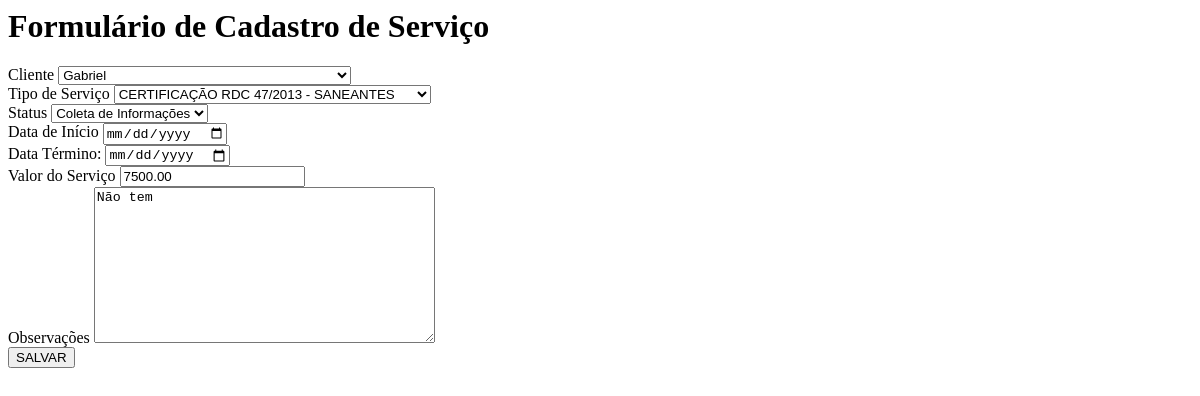
The page /tarefa/12/carregar-formulario/ (signed in) on the database as committed earlier.
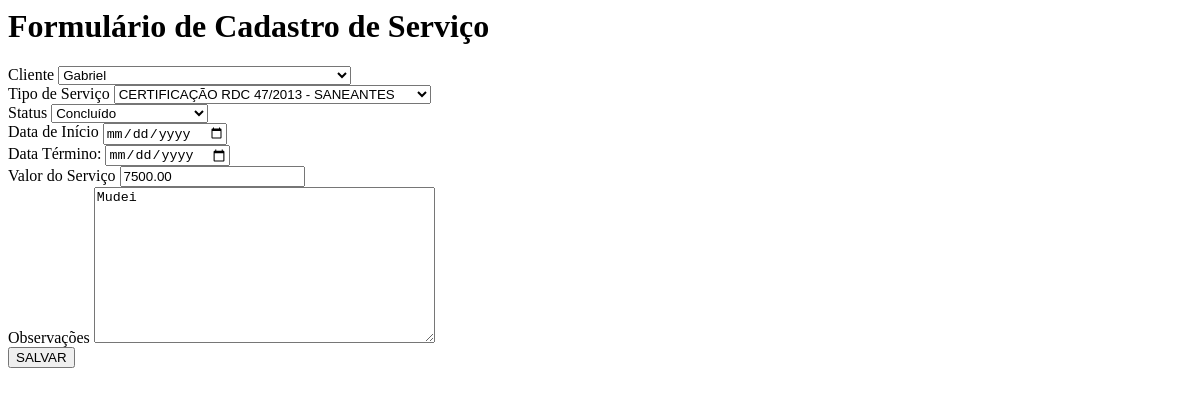
The same page on the database as committed later.
### workflow/models.py (models this page shows, shortened)
class Tarefa(models.Model):
    STATUS_CHOICES = [
        ('Iniciado', 'Iniciado'),
        ('Coleta De Informações', 'Coleta de Informações'),
        ('Execucao', 'Execução'),
        ('Aprovação Cliente', 'Aprovação Cliente'),
        ('Concluído', 'Concluído'),
        ('Encerrado', 'Encerrado'),
    ]
    tipo_servico = models.ForeignKey(TipoServico, on_delete=models.CASCADE, related_name="tarefas")
    cliente = models.ForeignKey(Cliente, on_delete=models.CASCADE)
    status = models.CharField(max_length=50, choices=STATUS_CHOICES, default='iniciado')
    data_inicio = models.DateField(default=timezone.now)
    prazo_final = models.DateField(null=True, blank=True)
    observacoes = models.TextField(blank=True, null=True)
    valor_total_servico = models.DecimalField(max_digits=10, decimal_places=2, blank=True, null=True)

### workflow/views/createForms.py (the view)
# urls.py: path('tarefa/<int:tarefa_id>/carregar-formulario/', views.carregar_formulario_edicao, name='carregar_formulario_edicao'),
@login_required(login_url='workflow:login')
def carregar_formulario_edicao(request, tarefa_id):
    tarefa = get_object_or_404(Tarefa, id=tarefa_id)
    form = CreateTarefaForm(instance=tarefa)  # Preenche o formulário com os dados da tarefa
    return render(request, 'workflow/createServico.html', {'form': form, 'tarefa': tarefa})

### workflow/models.py (called while the page is built)
    def __str__(self):
        return f"{self.nome}"

    def __str__(self):
        return f"{self.nome}"

### workflow/templates/workflow/createServico.html (shortened to what this page needs)
<div class="containerForm">
  <div class="tela-form">
      <div class="title-form">
          <h1>Formulário de Cadastro de Serviço</h1>
      </div>
      <form id="form-tarefa" action="{% url 'workflow:createTarefa' %}" method="POST" enctype="multipart/form-data">
          <div class="form">
              {% for field in form %}
                  <div class="form-label">
                      <label for="{{ field.id_for_label }}">{{ field.label }}</label>
                      {{ field }}
                  </div>
              {% endfor %}
          </div>
          <div class="btn">
              <button class="btn-form" type="submit">SALVAR</button>
          </div>
      </form>
  </div>
</div>

Rows that differ between the two databases and show on the page:
changed Tarefa "Gabriel": status "Coleta de Informações" → "Concluído"; observacoes "Não tem" → "Mudei"
